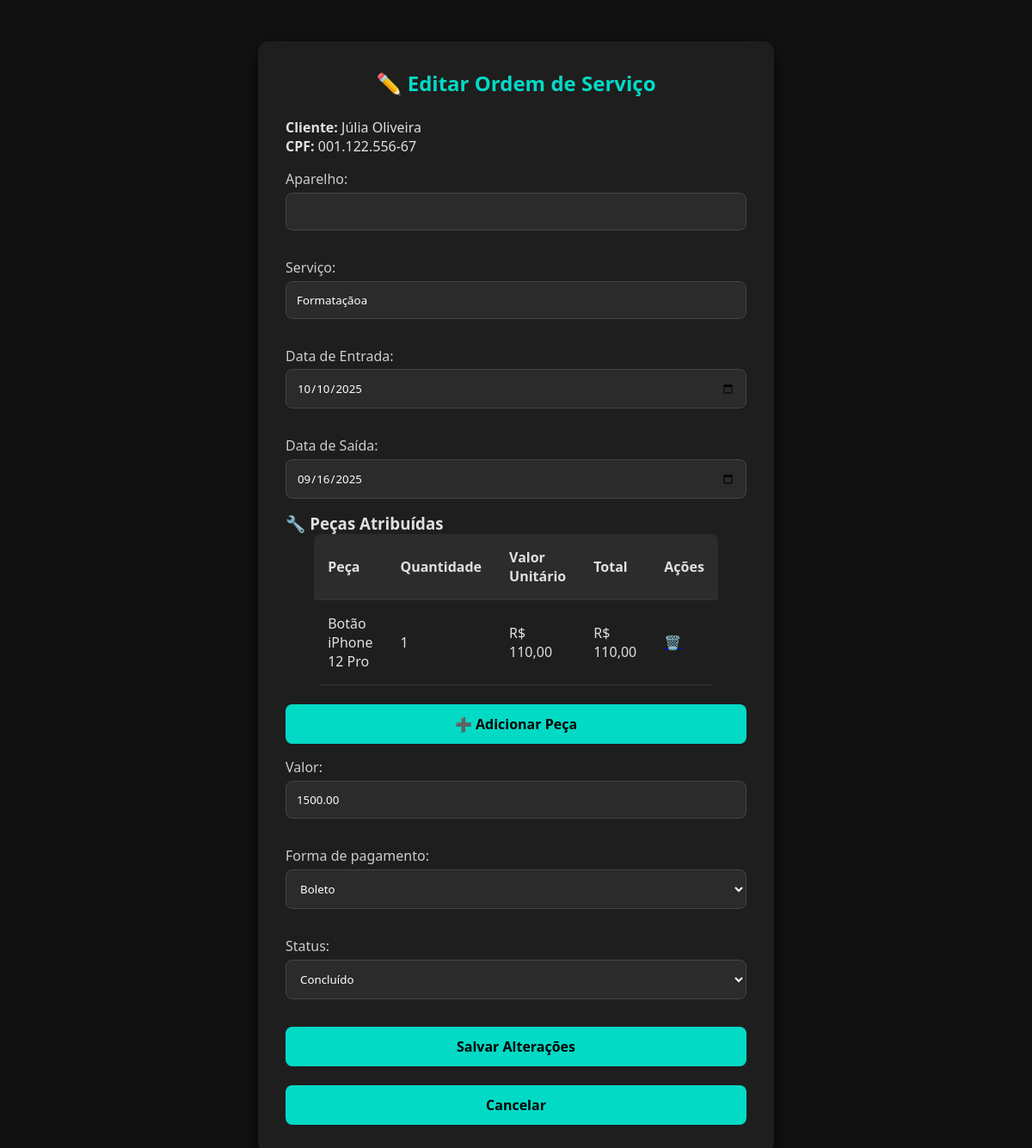
Page /editar_ordem.php?id=50 (signed in) on the committed database.
### tables this page shows
CREATE TABLE `ordem_serv` (
  `id_ordem_serv` int(11) NOT NULL,
  `aparelho` varchar(100) DEFAULT NULL,
  `servico` varchar(255) DEFAULT NULL,
  `status` varchar(50) DEFAULT NULL,
  `valor` decimal(10,2) DEFAULT NULL,
  `tipo_pagamento` varchar(50) DEFAULT NULL,
  `problema` varchar(255) DEFAULT NULL,
  `cpf` varchar(20) DEFAULT NULL,
  `idusuario` int(11) DEFAULT NULL,
  `data_entrada` date DEFAULT NULL,
  `data_saida` date DEFAULT NULL
);

CREATE TABLE `cliente` (
  `cpf` varchar(20) NOT NULL,
  `telefone` varchar(20) DEFAULT NULL,
  `nome` varchar(100) DEFAULT NULL,
  `email` varchar(100) DEFAULT NULL,
  `endereco` varchar(100) DEFAULT NULL
);

CREATE TABLE `servico_produto` (
  `quantidade` int(11) DEFAULT NULL,
  `id_produto` int(11) DEFAULT NULL,
  `id_ordem_serv` int(11) DEFAULT NULL
);

CREATE TABLE `produto` (
  `id_produto` int(11) NOT NULL,
  `nome_produto` varchar(100) DEFAULT NULL,
  `valor` decimal(10,2) DEFAULT NULL,
  `cnpj` varchar(20) DEFAULT NULL,
  `idestoque` int(11) DEFAULT NULL
);

### editar_ordem.php (the view, shortened to what this page needs)
<?php
require_once 'conexao.php';
$id_ordem = (int)($_GET['id'] ?? 0);
try {
  $stmt = $pdo->prepare("
  SELECT os.*, c.nome, c.cpf
  FROM ordem_serv os
  JOIN cliente c ON os.cpf = c.cpf
  WHERE os.id_ordem_serv = :id
");
$stmt->execute([':id' => $id_ordem]);
$ordem = $stmt->fetch(PDO::FETCH_ASSOC);
} catch (PDOException $e) {
    die("Erro ao buscar ordem: " . $e->getMessage());
}
try {
    $sql = "SELECT sp.quantidade, p.id_produto, p.nome_produto, p.valor, e.id_estoque
            FROM servico_produto sp
            JOIN produto p ON sp.id_produto = p.id_produto
            JOIN estoque e ON p.idestoque = e.id_estoque
            WHERE sp.id_ordem_serv = :id";
    $stmt = $pdo->prepare($sql);
    $stmt->execute([':id' => $id_ordem]);
    $pecasOrdem = $stmt->fetchAll(PDO::FETCH_ASSOC);
} catch (PDOException $e) {
    die("Erro ao buscar peças da ordem: " . $e->getMessage());
}
?>
<!DOCTYPE html>
<html lang="pt-br">
<head>
<link rel="stylesheet" href="css/form.css">
</head>
<body>
<div class="form-container">
    <h2>✏️ Editar Ordem de Serviço</h2>
    <p><strong>Cliente:</strong> <?php echo htmlspecialchars($ordem['nome']); ?></p>
<p><strong>CPF:</strong> <?php echo htmlspecialchars($ordem['cpf']); ?></p>
    <form method="post">
        <label>Aparelho:</label>
        <input type="text" name="Aparelho" value="<?php echo htmlspecialchars($ordem['Aparelho']); ?>" required>
        <label>Serviço:</label>
        <input type="text" name="servico" value="<?php echo htmlspecialchars($ordem['servico']); ?>" required>
        <label>Data de Entrada:</label>
        <input type="date" name="data_entrada" value="<?php echo htmlspecialchars($ordem['data_entrada']); ?>" required>
        <label>Data de Saída:</label>
        <input type="date" name="data_saida" value="<?php echo htmlspecialchars($ordem['data_saida']); ?>">
<h3>🔧 Peças Atribuídas</h3>
<table class="ordem-table">
  <thead>
    <tr>
      <th>Peça</th>
      <th>Quantidade</th>
      <th>Valor Unitário</th>
      <th>Total</th>
      <th>Ações</th>
    </tr>
  </thead>
  <tbody>
    <?php if (count($pecasOrdem)): ?>
      <?php foreach ($pecasOrdem as $p): ?>
        <tr>
          <td><?php echo htmlspecialchars($p['nome_produto']); ?></td>
          <td><?php echo (int)$p['quantidade']; ?></td>
          <td>R$ <?php echo number_format($p['valor'], 2, ',', '.'); ?></td>
          <td>R$ <?php echo number_format($p['valor'] * $p['quantidade'], 2, ',', '.'); ?></td>
          <td>
            <a href="remover_peca.php?id_ordem=<?php echo $id_ordem; ?>&id_produto=<?php echo $p['id_produto']; ?>"
               onclick="return confirm('Tem certeza que deseja remover esta peça da ordem?');">🗑️</a>
          </td>
        </tr>
      <?php endforeach; ?>
    <?php else: ?>
      <tr><td colspan="5" style="text-align:center;">Nenhuma peça atribuída.</td></tr>
    <?php endif; ?>
  </tbody>
</table>
<br>
<button type="button" onclick="abrirModalPeca(<?php echo (int)$ordem['id_ordem_serv']; ?>)">
  ➕ Adicionar Peça
</button>
        <label>Valor:</label>
        <input type="number" step="0.01" name="valor" min="1" value="<?php echo htmlspecialchars($ordem['valor']); ?>">
        <label for="tipo_pagamento">Forma de pagamento:</label>
        <select id="tipo_pagamento" name="tipo_pagamento">
          <option value="Boleto" <?php echo ($ordem['tipo_pagamento'] == 'Boleto') ? 'selected' : ''; ?>>Boleto</option>
        </select>
        <label>Status:</label>
        <select name="status" required>
            <option value="Concluído" <?php if($ordem['status']=='Concluído') echo 'selected'; ?>>Concluído</option>
        </select>
        <div style="margin-top:1rem;">
            <button type="submit">Salvar Alterações</button>
            <br><br>
            <a href="ordem_serv.php"><button type="button">Cancelar</button></a>
        </div>
    </form>
</div>
</body>
</html>

### css/form.css (style rules this page uses)
* { margin: 0; padding: 0; box-sizing: border-box; font-family: 'Segoe UI', Tahoma, Geneva, Verdana, sans-serif; }
body { background-color: #121212; color: #e0e0e0; min-height: 100vh; }
.form-container { background-color: #1e1e1e; padding: 2rem; border-radius: 12px; box-shadow: 0 8px 24px rgba(0, 0, 0, 0.7); width: 100%; max-width: 600px; margin: 3rem auto; animation: fadeIn 0.5s ease-in-out; }
h2 { margin-bottom: 1.5rem; color: #03dac6; text-align: center; }
form label { display: block; margin-top: 1rem; margin-bottom: 0.3rem; color: #ccc; }
input, textarea, select { width: 100%; padding: 0.75rem; border: 1px solid #444; border-radius: 8px; background-color: #2b2b2b; color: #fff; margin-bottom: 1rem; }
button { width: 100%; padding: 0.75rem; background-color: #03dac6; color: #000; font-weight: bold; border: none; border-radius: 8px; font-size: 1rem; cursor: pointer; transition: background-color 0.3s ease; }

### editar_ordem.php (style rules this page uses)
.ordem-table { width: 80%; border-collapse: collapse; background-color: #1e1e1e; border-radius: 8px; overflow: hidden; margin: 0 auto; }
.ordem-table th, .ordem-table td { padding: 1rem; text-align: left; border-bottom: 1px solid #333; }
.ordem-table th { background-color: #2c2c2c; }

### rows in the picture
ordem_serv: cpf.nome "Júlia Oliveira", cpf.cpf "001.122.556-67", servico "Formataçãoa", data_entrada "10/10/2025", data_saida "09/16/2025", valor "1500.00", tipo_pagamento "Boleto", status "Concluído"
servico_produto: id_produto.nome_produto "Botão iPhone 12 Pro", quantidade "1", id_produto.valor "110,00", $p['valor'] * $p['quantidade'] "110,00"
